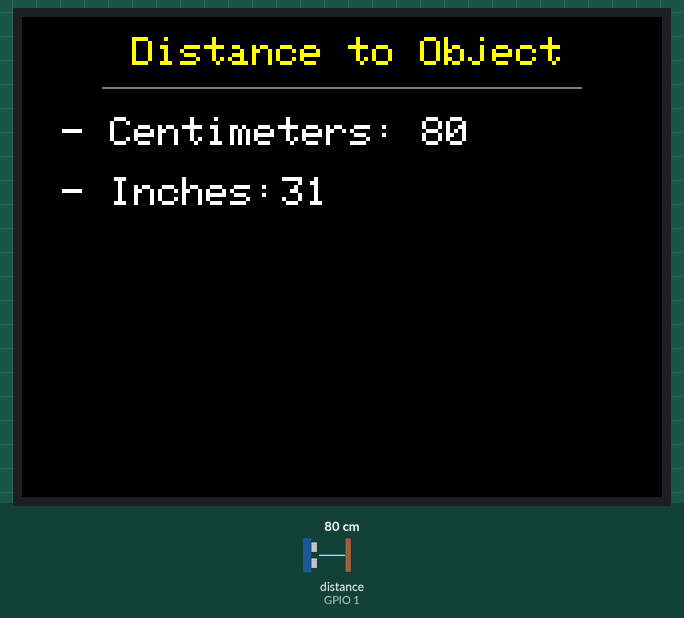
Bench run of a sketch on a simulated ESP32. Parts: 320×240 colour display. Inputs (shaded band) come from the test bench; at power-on: distance to the obstacle (sensor on GPIO 1) 80 cm.

Above: at 1.3 s.
1.4 s: distance to the obstacle (sensor on GPIO 1) set to 2 cm
At 2.3 s:
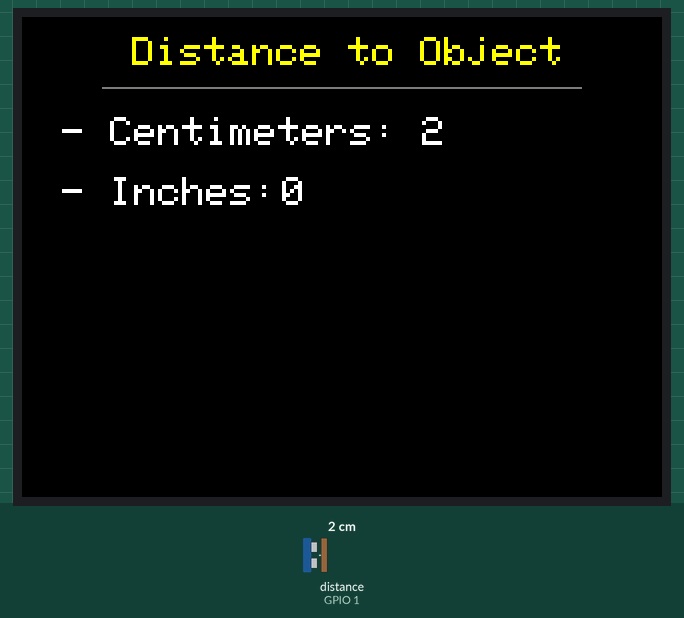
3.3 s: distance to the obstacle (sensor on GPIO 1) set to 4 cm
At 4.7 s:
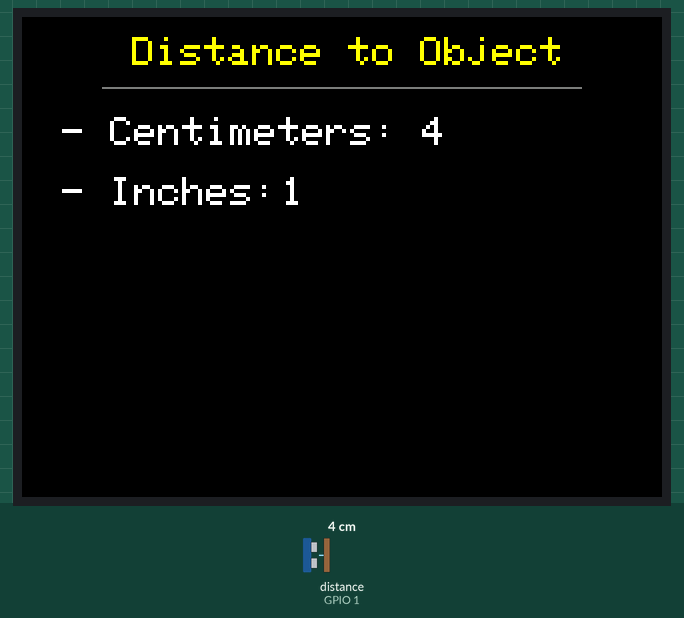
5.6 s: distance to the obstacle (sensor on GPIO 1) set to 9 cm
At 6.8 s:
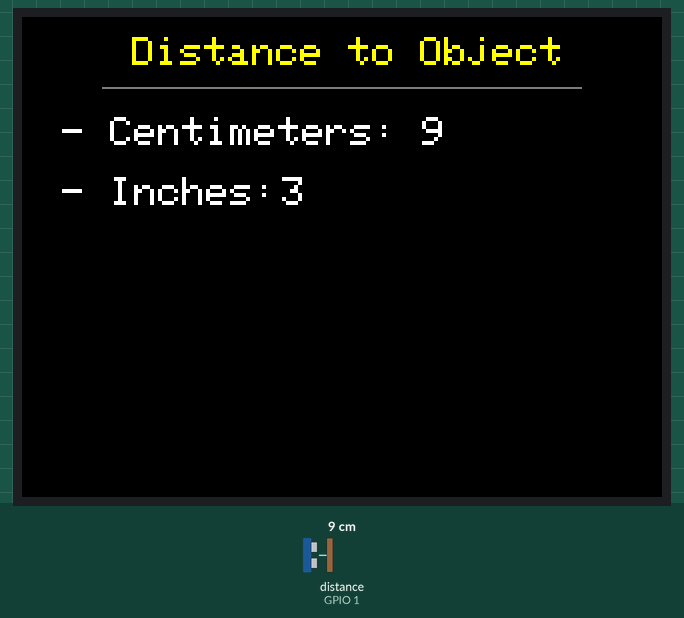
Timing chart, 0 to 8.6 s (numbered marks = the images above; inputs shaded):
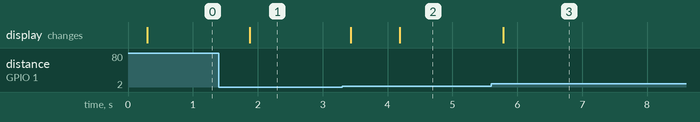

The sketch:

Ultrasonic_demo.ino
```cpp
#include "Ultrasonic.h" //include ultrasonic distance sensor library
#include "TFT_eSPI.h" //include TFT LCD library

TFT_eSPI tft; //initialize TFT LCD

TFT_eSprite spr = TFT_eSprite(&tft); //initialize buffer

Ultrasonic ultrasonic(D0); //set ultrasonic distance sensor pin as D0

void setup()
{
  tft.begin(); //start TFT LCD
  tft.setRotation(3); //set screen rotation
  spr.createSprite(TFT_HEIGHT,TFT_WIDTH); //create buffer

}
void loop()
{
    spr.fillSprite(TFT_BLACK); //fill background
    spr.setTextSize(2); //set text size
    spr.setTextColor(TFT_YELLOW); //set text color

    spr.drawString("Distance to Object", 55, 10); //draw text string
    spr.drawFastHLine(40, 35, 240, TFT_DARKGREY); //draw horizontal line

    spr.setTextColor(TFT_WHITE);
    spr.drawString("- Centimeters: ", 20, 50);
    spr.drawString("- Inches: ", 20, 80);

    spr.drawNumber(ultrasonic.MeasureInCentimeters(), 200,50); //display distance in centimeters
    delay(50);
    spr.drawNumber(ultrasonic.MeasureInInches(), 130,80); //display distance in inches

    spr.pushSprite(0,0); //push to LCD
    delay(500);
}
```

Measured:
- after the input at 1.4 s, the display: changes after 0.47 s (image 1)
- after the input at 3.3 s, the display: first changes after 0.13 s (image 2 shows a later state)
- after the input at 5.6 s, the display: changes after 0.18 s (image 3)
